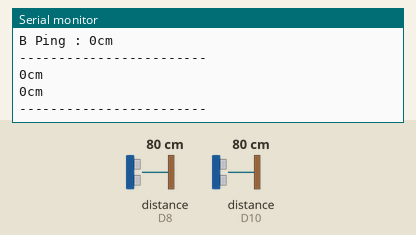
Bench run of a sketch on a simulated Arduino Uno R4 WiFi. Shown: the last lines printed to the serial monitor. The inputs (shaded band) are chosen by the test bench; at power-on: distance to the obstacle (sensors on D8, D10) 80 cm. The echo pulse lasts 58.3 µs per cm; WiFi joins after 1.5 s; servers stay silent unless stated; no MQTT or app messages arrive unless stated.

Above: at 14.2 s.
14.3 s: distance to the obstacle (sensor on D8) set to 2 cm
At 17.9 s:
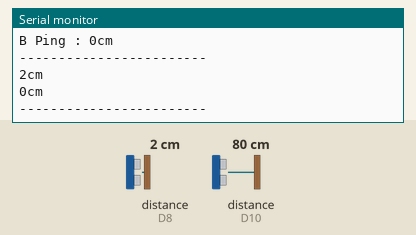
18.3 s: distance to the obstacle (sensor on D10) set to 2 cm
At 21.7 s:
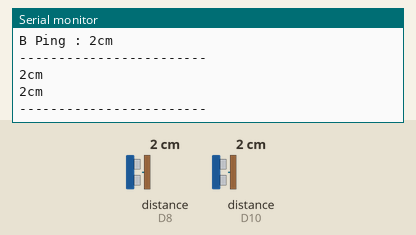
22.3 s: distance to the obstacle (sensor on D8) set to 4 cm
At 26.1 s:
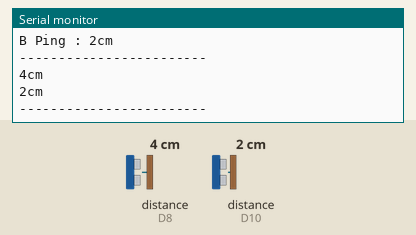
26.3 s: distance to the obstacle (sensor on D10) set to 4 cm
At 30.5 s:
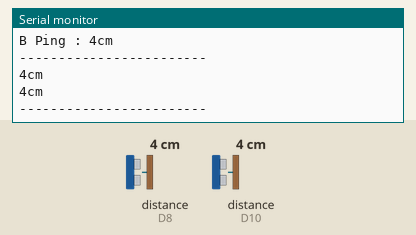
Timing chart, 0 to 31.3 s (numbered marks = the images above; inputs shaded):
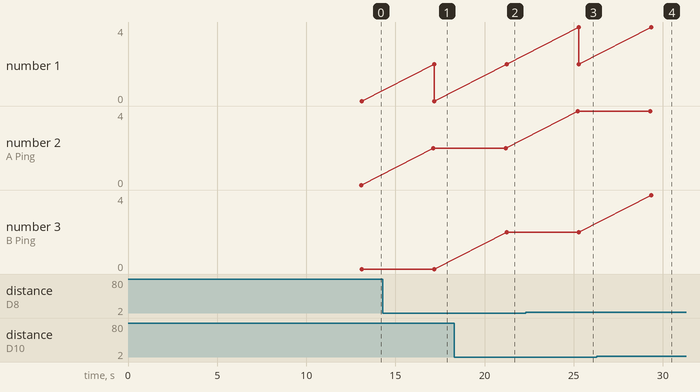

The sketch:

mqtt_distance.ino
```cpp
#include "WiFiS3.h"
#include <Ethernet.h>
#include <PubSubClient.h>
#include <NewPing.h>

// WiFi and MQTT 셋팅
#define WLAN_SSID "class924"
#define WLAN_PASS "kosta90009"
#define MQTT_SERVER "192.168.0.154"
#define MQTT_PORT 1883

// sonar(TrigPin, EchoPin, MaxDistance);
// TrigPin과 EchoPin과 최대제한거리(MaxDistance)의 값을 선언
NewPing sonar[2] = {
  NewPing(9, 8, 50),
  NewPing(11, 10, 50),
};

///////please enter your sensitive data in the Secret tab/arduino_secrets.h
char ssid[] = WLAN_SSID; // your network SSID (name)
char pass[] = WLAN_PASS; // your network password (use for WPA, or use as key for WEP)
int keyIndex = 0;

WiFiClient ethClient;
PubSubClient mqtt(ethClient);

int status = WL_IDLE_STATUS;
WiFiServer server(80);

void setup()
{
  Serial.begin(9600);
  delay(10);

  connectWiFi();
  // check for the WiFi module:
  if (WiFi.status() == WL_NO_MODULE)
  {
    Serial.println("Communication with WiFi module failed!");
    // don't continue
    while (true)
      ;
  }

  // WiFi.firmwareVersion() : 모듈에서 실행 중인 펌웨어 버전을 문자열로 반환
  String fv = WiFi.firmwareVersion();
  if (fv < WIFI_FIRMWARE_LATEST_VERSION)
  {
    Serial.println("Please upgrade the firmware");
  }

  // attempt to connect to WiFi network:
  while (status != WL_CONNECTED)
  {
    Serial.print("Attempting to connect to Network named: ");
    Serial.println(ssid); // print the network name (SSID);

    // Connect to WPA/WPA2 network. Change this line if using open or WEP network:
    status = WiFi.begin(ssid, pass);
    // wait 10 seconds for connection:
    delay(5000);
  }
  printWifiStatus();
  delay(5000);
  // MQTT broker
  mqtt.setServer(MQTT_SERVER, MQTT_PORT);
  connectMQTT();
}

void loop()
{
  long sensor1val, sensor2val;
  sensor1val = sonar[0].ping_cm();
  sensor2val = sonar[1].ping_cm();

  // 물체에 반사되어돌아온 초음파의 시간을 변수에 저장합니다.
  Serial.print("A Ping : ");
  // sonar.ping_cm() : 센서 거리를 'cm'로 계산된 값을 출력
  Serial.print(sensor1val);
  Serial.println("cm");

  delay(50);
  Serial.print("B Ping : ");
  Serial.print(sensor2val);
  Serial.println("cm");

  char buffer1[15];
  char buffer2[15];
  char str[] = "cm";

  ltoa(sensor1val, buffer1, 10);
  ltoa(sensor2val, buffer2, 10);
  strcat(buffer1, str);
  strcat(buffer2, str);

  // 측정된 물체로부터 거리값(cm값)을 보여줍니다.
  Serial.println("------------------------");
  Serial.println(buffer1);
  Serial.println(buffer2);
  Serial.println("------------------------");

  delay(1000); // 1초마다 측정값을 보여줍니다.

  // Publish ultrasonic 센서 값 MQTT 토픽 설정
  mqtt.publish("sensor/ultrasonic_1", buffer1);
  mqtt.publish("sensor/ultrasonic_2", buffer2);

  // 대기를 주기 위한 딜레이
  delay(3000);
}

void connectWiFi()
{
  Serial.println("Connecting to WiFi");
  WiFi.begin(WLAN_SSID, WLAN_PASS);

  while (WiFi.status() != WL_CONNECTED)
  {
    delay(1000);
    Serial.println("Connecting to WiFi...");
  }

  Serial.println("Connected to WiFi");
}

void connectMQTT()
{
  Serial.println("Connecting to MQTT");
  while (!mqtt.connected())
  {
    if (mqtt.connect("MQ135Client"))
    {
      Serial.println("Connected to MQTT");
    }
    else
    {
      Serial.print("Failed to connect to MQTT, rc=");
      Serial.print(mqtt.state());
      Serial.println(" Retrying in 5 seconds...");
      delay(5000);
    }
  }
}

void printWifiStatus()
{
  // print the SSID of the network you're attached to:
  Serial.print("SSID: ");
  Serial.println(WiFi.SSID());

  // print your board's IP address:
  // WiFi.localIP() : WiFi 쉴드의 IP 주소
  IPAddress ip = WiFi.localIP();
  Serial.print("IP Address: ");
  Serial.println(ip);

  // print the received signal strength:
  long rssi = WiFi.RSSI();
  Serial.print("signal strength (RSSI):");
  Serial.print(rssi);
  Serial.println(" dBm");
  // print where to go in a browser:
  Serial.print("To see this page in action, open a browser to http://");
  Serial.println(ip);
}
```

Measured:
- after the input at 14.3 s, the serial monitor: prints a new line after 2.8 s (image 1)
- after the input at 18.3 s, the serial monitor: prints a new line after 2.9 s (image 2)
- after the input at 22.3 s, the serial monitor: prints a new line after 2.9 s (image 3)
- after the input at 26.3 s, the serial monitor: prints a new line after 3.0 s (image 4)
- plotted number 2: 0 → 2 after the input at 14.3 s, 2 → 4 after the input at 22.3 s
